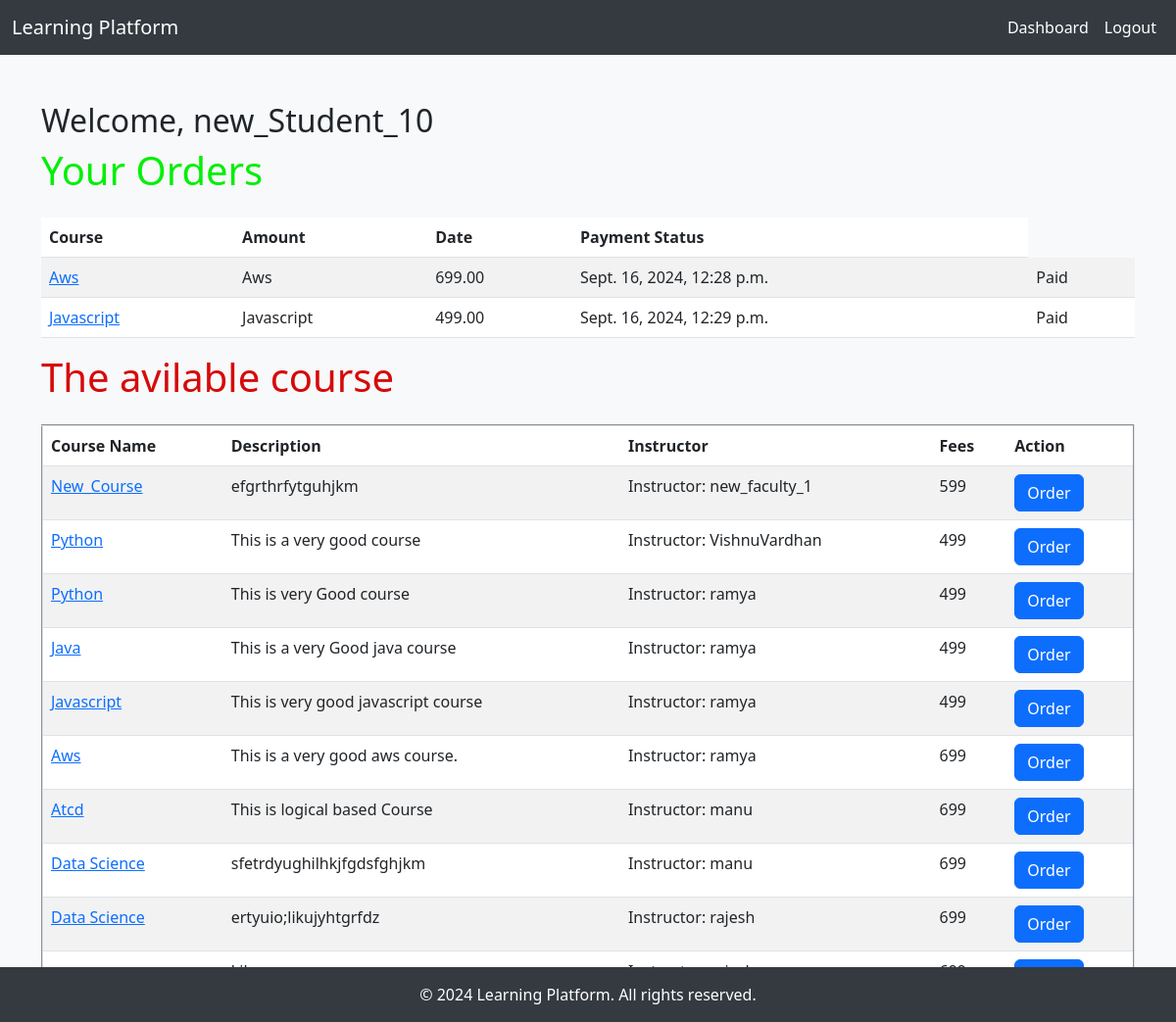
The page /student_dashboard/krishna/ (signed in) on the database its author committed.
### courses/models.py (models this page shows, shortened)
class User(AbstractUser):
    user = models.OneToOneField(settings.AUTH_USER_MODEL, on_delete=models.SET_NULL, related_name='course_users', null=True)
    username = models.CharField(max_length=30, null=True, unique=True)
    email = models.EmailField()
    password1 = models.CharField(max_length=30, null=True)
    password2 = models.CharField(max_length=30, null=True)
    is_student = models.BooleanField(default=False)
    is_faculty = models.BooleanField(default=False)
    groups = models.ManyToManyField(
        'auth.Group',
        related_name='courses_user_set',  # Update the related_name
        blank=True,
        help_text='The groups this user belongs to.',
        verbose_name='groups',
    )
    user_permissions = models.ManyToManyField(
        'auth.Permission',
        related_name='courses_user_set',  # Update the related_name
        blank=True,
        help_text='Specific permissions for this user.',
        verbose_name='user permissions',
    )

class Order(models.Model):
    student = models.ForeignKey(User,on_delete=models.SET_NULL, null=True, related_name='orders')
    course = models.ForeignKey(Course, on_delete=models.CASCADE)
    amount = models.DecimalField(max_digits=10, decimal_places=2)
    date = models.DateTimeField(auto_now_add=True)
    payment_status = models.BooleanField(default=False)

class Course(models.Model):
    name = models.CharField(max_length=255)
    description = models.TextField()
    faculty = models.CharField(max_length=30)
    fees = models.IntegerField(null=True)

### courses/views.py (the view)
# urls.py: path('student_dashboard/<str:name>/', views.student_dashboard, name='student_dashboard'),
@login_required
def student_dashboard(request, name):
    Courses = Course.objects.all()
    user = User.objects.get(username = name)
    orders = Order.objects.filter(student=user.pk)
    return render(request, 'student_dashboard.html', {'courses': Courses ,'orders': orders })

### courses/templates/student_dashboard.html (shortened to what this page needs)
{% extends 'base.html' %}
{% block content %}
<h2>Welcome, {{ user.username }}</h2>
<h1 style="color: rgb(4, 239, 8);">Your Orders</h1>
{% if orders %}
<table class="table table-striped mt-4">
    <thead>
        <tr>
            <th>Course</th>
            <th>Amount</th>
            <th>Date</th>
            <th>Payment Status</th>
        </tr>
    </thead>
    <tbody>
        {% for order in orders %}
        <tr>
            <td> <a href="{% url 'detail_view' course_id=order.course.pk  %}"> {{ order.course.name }}</a></td>
            <td>{{ order.course.name }}</td>
            <td>{{ order.amount }}</td>
            <td>{{ order.date }}</td>
            <td>{{ order.payment_status|yesno:"Paid,Pending" }}</td>
        </tr>
        {% endfor %}
    </tbody>
</table>
{% else %}
<h1 style="color: red;">You have not Registered any course</h1>
{% endif %}
<h1 style="color: rgb(215, 9, 9);">The avilable course</h1>
<table class="table table-striped mt-4" border="2px solid black">
    <thead>
        <tr>
            <th>Course Name</th>
            <th>Description</th>
             <th>Instructor </th>
             <th>Fees</th>
             <th>Action</th>
        </tr>
    </thead>
    <tbody>
        {% if courses %}
        {% if courses|length == 1 %}
        <tr>
            <td> <a href="{% url 'detail_view' course_id=course.pk  %}"> {{ course.name }}</a></td>
            <td>{{ courses.description }}</td>
            <td>Instructor: {{ courses.instructor }}</td>
            <td>{{ courses.fees }}</td>
            <td>
                <form action="{% url 'order_course' course_id=course.pk %}">
                    <button class="btn btn-primary" type="submit">Order</button>
                </form>            </td>
        </tr>
        {% else %}
            {% for course in courses %}
            <tr>
            <td> <a href="{% url 'detail_view' course_id=course.pk  %}"> {{ course.name }}</a></td>
            <td>{{ course.description }}</td>
            <td>Instructor: {{ course.faculty }}</td>
            <td>{{ course.fees }}</td>
            <td>
                <form action="{% url 'order_course' course_id=course.pk %}">
                    <button class="btn btn-primary" type="submit">Order</button>
                </form>
            </td>
        </tr>
            {% endfor %}
        {% endif %}
        {% else %}
        <h1 style="color: red;">{{ message }}</h1>
        {% endif %}
    </tbody>
</table>
{% endblock %}

### courses/templates/base.html (shortened to what this page needs)
<!DOCTYPE html>
<html lang="en">
<head>
    <link href="https://cdn.jsdelivr.net/npm/bootstrap@5.3.0/dist/css/bootstrap.min.css" rel="stylesheet">
</head>
<body>
    <nav class="navbar navbar-expand-lg navbar-dark">
        <div class="container-fluid">
            <a class="navbar-brand" href="{% url 'home' %}">Learning Platform</a>
            <div class="collapse navbar-collapse" id="navbarNav">
                <ul class="navbar-nav ms-auto">
                    {% if user.is_authenticated %}
                    <li class="nav-item">
                        <a class="nav-link"
                            href="{% if user.is_student %}{% url 'student_dashboard' name=user.username %}{% else %}{% url 'faculty_dashboard' name=user.username  %}{% endif %}">Dashboard</a>
                    </li>
                    <li class="nav-item">
                        <a class="nav-link" href="{% url 'logout' %}">Logout</a>
                    </li>
                    {% endif %}
                </ul>
            </div>
        </div>
    </nav>
    <div class="container mt-5">
        {% block content %}
        {% endblock %}
    </div>
    <footer class="footer mt-auto py-3">
        <div class="container text-center">
            <span>&copy; 2024 Learning Platform. All rights reserved.</span>
        </div>
    </footer>
</body>
</html>

### courses/templates/base.html (style rules this page uses)
body { background-color: #f8f9fa; display: flex; flex-direction: column; min-height: 100vh; }
.navbar { background-color: #343a40; }
.navbar-brand, .nav-link { color: #ffffff !important; }
.footer { background-color: #343a40; color: white; padding: 10px 0; text-align: center; }
.container { flex: 1; }
.footer { background-color: #343a40; color: white; position: fixed; bottom: 0; width: 100%; text-align: center; padding: 10px 0; }

### rows shown on the page
User: username "new_Student_10"
Order: course.name "Aws", amount "699.00", date "Sept. 16, 2024, 12:28 p.m.", payment_status "Paid"
Order: course.name "Javascript", amount "499.00", date "Sept. 16, 2024, 12:29 p.m.", payment_status "Paid"
Course: name "New_Course", description "efgrthrfytguhjkm", faculty "new_faculty_1", fees "599"
Course: name "Python", description "This is a very good course", faculty "VishnuVardhan", fees "499"
Course: name "Python", description "This is very Good course", faculty "ramya", fees "499"
Course: name "Java", description "This is a very Good java course", faculty "ramya", fees "499"
Course: name "Javascript", description "This is very good javascript course", faculty "ramya", fees "499"
Course: name "Aws", description "This is a very good aws course.", faculty "ramya", fees "699"
Course: name "Atcd", description "This is logical based Course", faculty "manu", fees "699"
Course: name "Data Science", description "sfetrdyughilhkjfgdsfghjkm", faculty "manu", fees "699"
Course: name "Data Science", description "ertyuio;likujyhtgrfdz", faculty "rajesh", fees "699"
